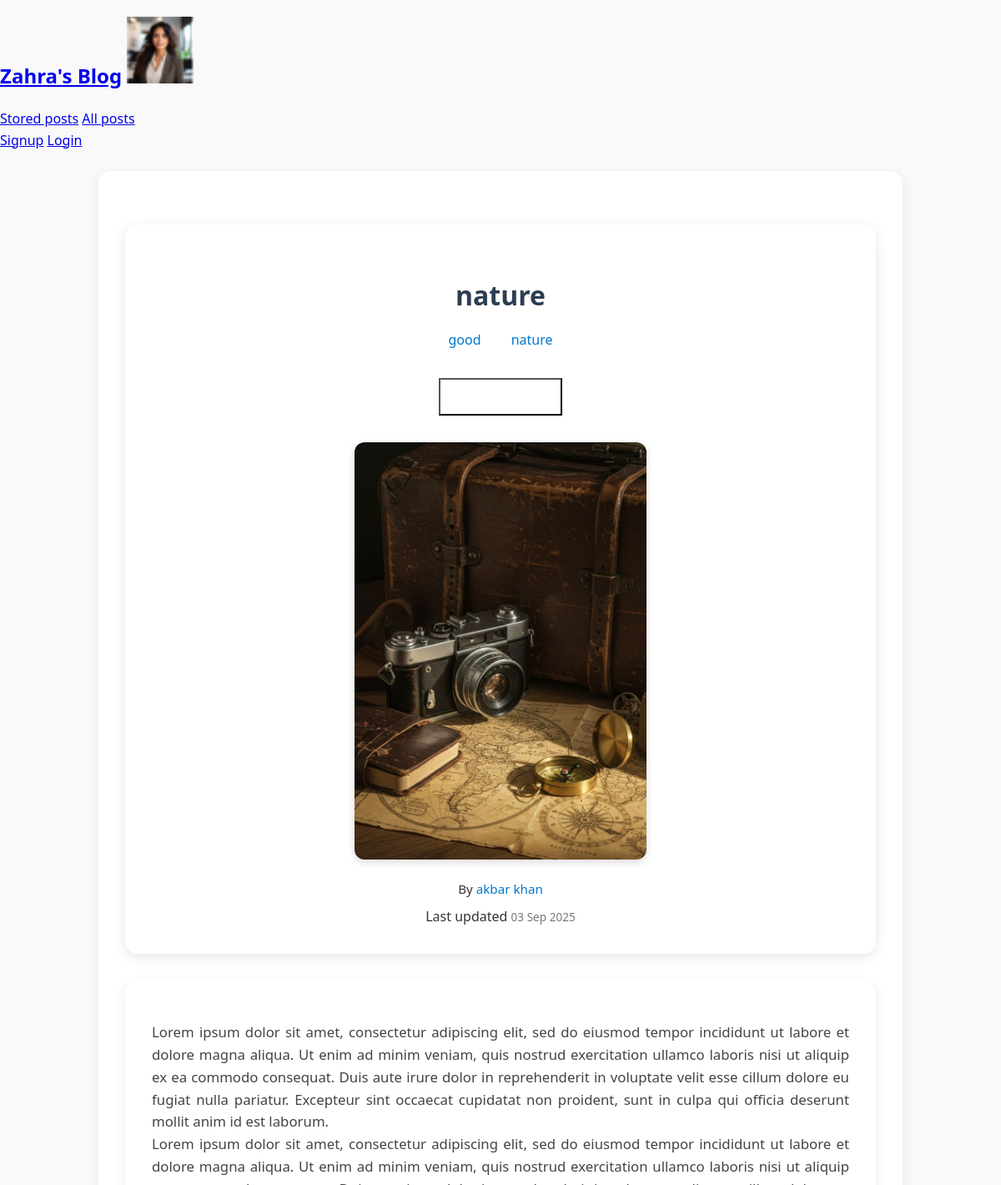
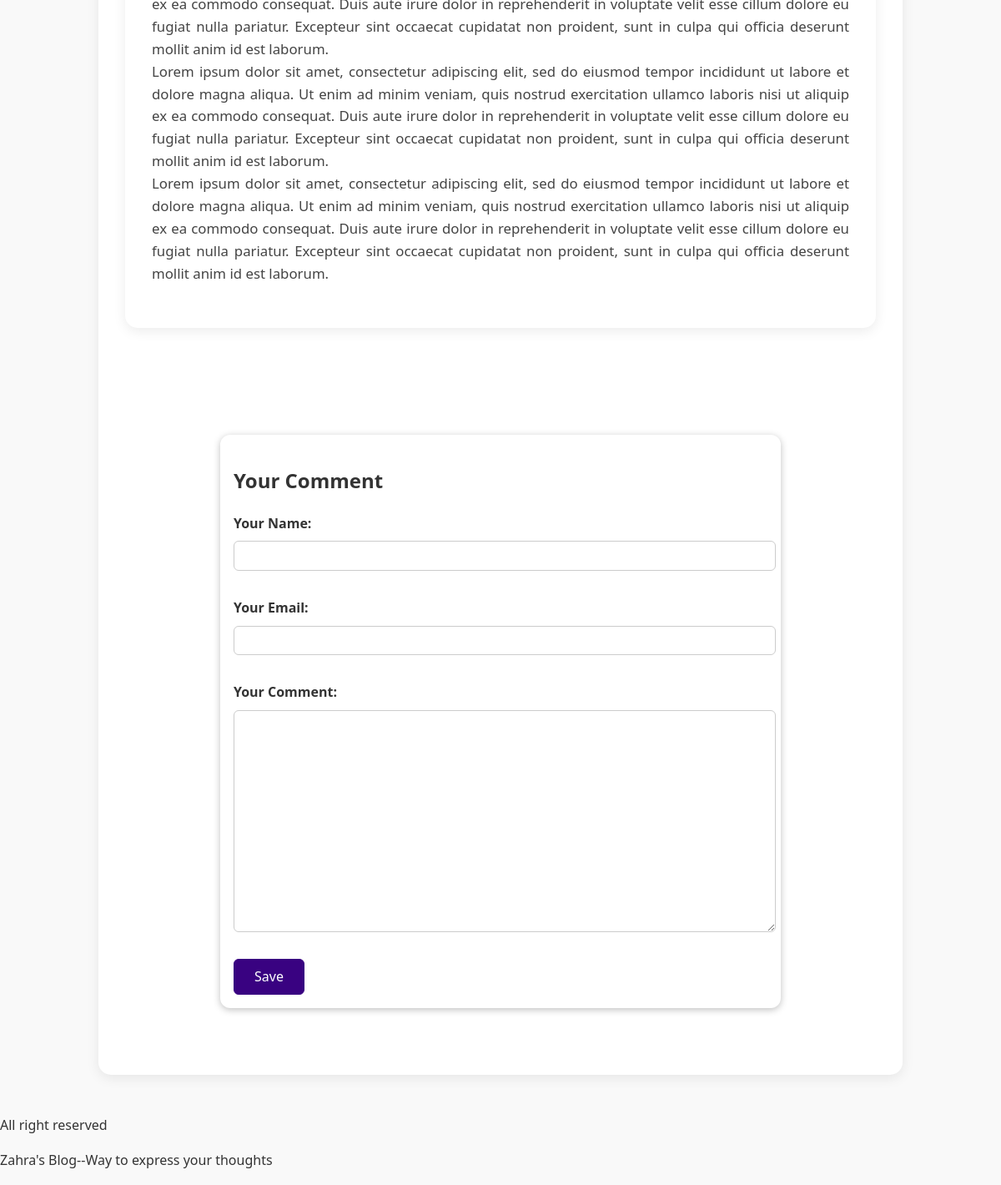
/post/nature/, run on the app's committed database (2 pictures, top to bottom).
### amazon/models.py (models this page shows, shortened)
class posts(models.Model):
    title=models.CharField(max_length=50)
    image=models.ImageField(upload_to="posts",null=True)
    excerpt=models.CharField(max_length=250)
    date=models.DateField(auto_now=True)
    slug=models.SlugField(unique=True,db_index=True)
    content=models.TextField(validators=[MinLengthValidator(10)])
    author = models.ForeignKey(Author, on_delete=models.SET_NULL, null=True, blank=True)
    tags=models.ManyToManyField(Tag)

class Tag(models.Model):
    caption=models.CharField(max_length=20)

class Author(models.Model):
    first_name=models.CharField(max_length=50)
    last_name=models.CharField(max_length=50)
    email_address=models.EmailField()
    def full_name(self):
        return f"{self.first_name} {self.last_name}"
    def __str__(self):
        return self.full_name()

### amazon/views.py (the view, shortened to what this page needs)
# urls.py: path("post/<slug:slug>/",views.SinglePostView.as_view(), name="detail_post"),
class SinglePostView(View):
    def is_stored_post(self,request,posts_id):
         stored_posts=request.session.get("stored_posts")
         if stored_posts is not None:
            is_saved_for_later = posts_id in stored_posts
         else:
            is_saved_for_later=False
         return is_saved_for_later
    def get(self,request,slug):
        post=posts.objects.get(slug=slug)
        context={
            "post":post,
            "post_tags":post.tags.all(),
            "comment_form":CommentForm(),
            "comments":post.comments.all().order_by("-id"),
            "saved_for_later":self.is_stored_post(request,post.id)
        }
        return render(request,"amazon/detail_post.html",context)

### amazon/forms.py
class CommentForm(forms.ModelForm):
    class Meta:
        model = Comment
        fields = ("user_name","user_email","text",)
        labels={
            "user_name":"Your Name",
            "user_email":"Your Email",
            "text":"Your Comment"
        }

### amazon/templates/amazon/detail_post.html (shortened to what this page needs)
{% extends "amazon/base.html" %}
{% load static %}
{% block css_files %}
            <link rel="stylesheet" href="{% static 'amazon/detail_post.css' %}">
            <link rel="stylesheet" href="{% static 'amazon/comment.css' %}">
            <link rel="stylesheet" href="{% static 'amazon/commentdis.css' %}">
{% endblock %}
{% block content %}
<section id="summary">
    <h2>{{ post.title }}</h2>
    <div>
        {% for tag in post_tags %}
            <span class="tag">{{ tag.caption }}</span>
        {% endfor %}
    </div>
    <div id="read-later">
        <form action="{%url 'read-later'%}" method="POST">
            <button>
        </button>
        </form>
    </div>
    <article>
        <img src="{{post.image.url}}" alt="{{ post.title }}"/>
        <address>
            By <a href="mailto:{{ post.author.email_address }}">{{ post.author }}</a>
        </address>
        <div>
            Last updated <time>{{ post.date|date:"d M Y" }}</time>
        </div>
    </article>
</section>
<main>
   {{ post.content|linebreaks }}
</main>
<section id="comments">
</section>
<section id="comment-form">
    <h2> Your Comment</h2>
    <form action="{%url "detail_post" post.slug %}" method="POST">
        {%for form_field in comment_form%}
        <div class="form-control {%if form_field.errors%}invalid{%endif%}">
            {{form_field.label_tag}}
            {{form_field}}
        </div>
        {%endfor%}
         <button>
               Save
         </button>
    </form>
</section>
{% endblock %}

### amazon/static/amazon/detail_post.css (style rules this page uses)
body { font-family: 'Segoe UI', Tahoma, Geneva, Verdana, sans-serif; line-height: 1.6; background-color: #f9f9f9; color: #333; margin: 0; padding: 0; }
#summary { max-width: 900px; margin: 2rem auto; padding: 2rem; background: #ffffff; border-radius: 15px; box-shadow: 0 4px 15px rgba(0, 0, 0, 0.1); text-align: center; }
#summary h2 { font-size: 2rem; margin-bottom: 1rem; color: #2c3e50; }
#summary article { margin-top: 1rem; }
#summary img { width: 100%; max-width: 350px; height: auto; border-radius: 12px; margin-bottom: 1rem; box-shadow: 0 3px 10px rgba(0, 0, 0, 0.15); object-fit: cover; }
#summary address { font-style: normal; font-size: 0.95rem; margin-bottom: 0.5rem; }
#summary address a { color: #0077cc; text-decoration: none; }
#summary time { font-size: 0.85rem; color: #777; }
#read-later { margin:2rem 0; }
#read-later button { background-color: transparent; border: 1ps solid white; padding: 0.5rem 2rem; font:inherit; color:white; }
main { max-width: 900px; margin: 1.5rem auto 3rem auto; padding: 2rem; background: #ffffff; border-radius: 15px; box-shadow: 0 4px 15px rgba(0, 0, 0, 0.08); }
main p { margin-bottom: 1.2rem; font-size: 1.05rem; text-align: justify; color: #444; }
.tag { background-color: white; color:#0077cc; padding: 0.5rem 1rem; border-radius: 12px; }

### amazon/static/amazon/comment.css (style rules this page uses)
#comment-form { margin: 3rem auto; width:90%; max-width: 40rem; border-radius: 12px; background-color: white; box-shadow: 0 2px 8px rgba(0,0,0,0.25); padding: 1rem; }
#comment-form button { font: inherit; background-color: #390281; color: white; border:1px solid #390281; padding: 0.5rem 1.5rem; border-radius: 6px; cursor: pointer; }
.form-control { margin-bottom: 2rem; }
.form-control label { font-weight: bold; margin-bottom: 0.5rem; display:block; }
.form-control input, .form-control textarea { display: block; width: 100%; font: inherit; padding: 0.25rem; border-radius: 6px; border:1px solid #ccc; }
#comments { margin:3rem auto; width:90%; max-width: 60rem; border-radius: 12px; background-color: white; box-sizing: 0 2px 8px rgba(0,0,0,0.25); padding: 1rem 2rem; }

### amazon/static/amazon/commentdis.css (style rules this page uses)
#comments { margin:3rem auto; width:90%; max-width: 60rem; border-radius: 12px; background-color: white; box-sizing: 0 2px 8px rgba(0,0,0,0.25); padding: 1rem 2rem; }

### data on the page
posts: title "nature", image (picture), author "akbar khan", date "03 Sep 2025", content "Lorem ipsum dolor sit amet, consectetur adipiscing elit, sed do eiusmod tempor incididunt ut labore et dolore magna aliqua. Ut enim ad minim veniam, quis nostrud exercitation ullamco laboris nisi ut aliquip ex ea commodo consequat. Duis aute irure dolor in reprehenderit in voluptate velit esse cillum dolore eu fugiat nulla pariatur. Excepteur sint occaecat cupidatat non proident, sunt in culpa qui officia deserunt mollit anim id est laborum. Lorem ipsum dolor sit amet, consectetur adipiscing elit, sed do eiusmod tempor incididunt ut labore et dolore magna aliqua. Ut enim ad minim veniam, quis nostrud exercitation ullamco laboris nisi ut aliquip ex ea commodo consequat. Duis aute irure dolor…"
Tag: caption "good"
Tag: caption "nature"
